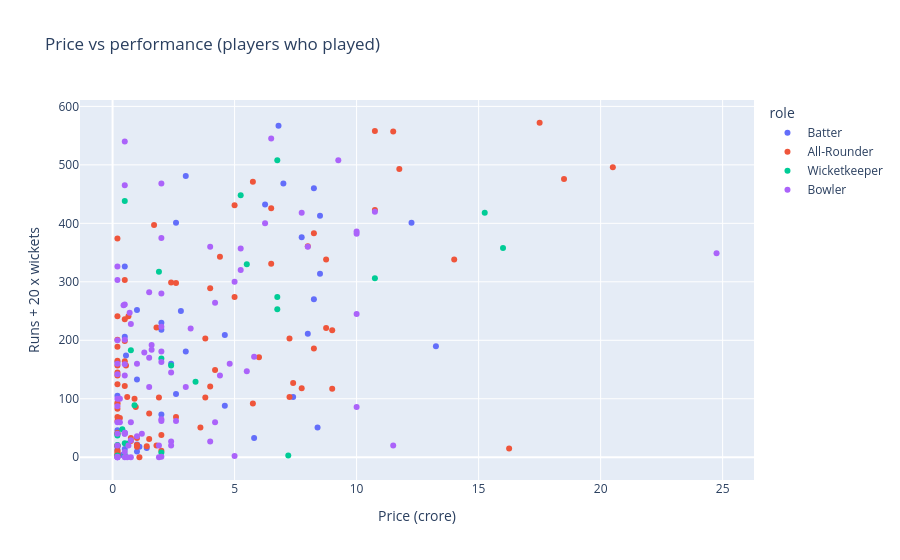

Write notebook code for a chart like this one.
### Markdown cell above
Cell 4: Does a higher price mean better performance?

### Code cell
played = master[master["played"]]

print("Spearman correlation between price and points (players who played):")
print("  All seasons:", round(played["price_cr"].corr(played["points"], method="spearman"), 2))
for s, g in played.groupby("season"):
    print(f"  {s}:", round(g["price_cr"].corr(g["points"], method="spearman"), 2))

print("\nBy role (players who played):")
for r, grp in played.groupby("role"):
    print(f"  {r:<14} n={len(grp):<4}", round(grp["price_cr"].corr(grp["points"], method="spearman"), 2))

fig = px.scatter(played, x="price_cr", y="points", color="role", hover_name="player_name",
                 hover_data=["season", "team", "matches_played", "runs", "wickets"],
                 title="Price vs performance (players who played)",
                 labels={"price_cr": "Price (crore)", "points": "Runs + 20 x wickets"})
fig.show()

### Figure 1 — Plotly figure (JSON) as saved in the notebook; plotly's stock layout.template omitted (floating-point values rounded to 4 significant figures; data arrays with more than 128 entries replaced by an {"elided": "..."} marker saying what was removed)
{"data": [{"customdata": {"elided": "44x5 mixed values"}, "hovertemplate": "<b>%{hovertext}</b><br><br>role=Batter<br>Price (crore)=%{x}<br>Runs + 20 x wickets=%{y}<br>season=%{customdata[0]}<br>team=%{customdata[1]}<br>matches_played=%{customdata[2]}<br>runs=%{customdata[3]}<br>wickets=%{customdata[4]}<extra></extra>", "hovertext": ["Robin Uthappa", "Devon Conway", "David Warner", "Mandeep Singh", "Rovman Powell", "David Miller", "Abhinav Sadarangani", "Shreyas Iyer", "Ajinkya Rahane", "Rinku Singh", "Abhijeet Tomar", "Manish Pandey", "Manan Vohra", "Evin Lewis", "Dewald Brevis", "Anmolpreet Singh", "Shikhar Dhawan", "Bhanuka Rajapaksa", "Shimron Hetmyer", "Devdutt Padikkal", "Karun Nair", "Rassie Van Der Dussen", "Faf Du Plessis", "Priyam Garg", "Rahul Tripathi", "Aiden Markram", "Joe Root", "Mandeep Singh", "Anmolpreet Singh", "Rilee Rossouw", "Manish Pandey", "Ajinkya Rahane", "Mayank Agarwal", "Philip Salt", "Harry Brook", "Sameer Rizvi", "Manish Pandey", "Angkrish Raghuvanshi", "Rilee Rossouw", "Ashton Turner", "Saurav Chuahan", "Rovman Powell", "Shubham Dubey", "Travis Head"], "legendgroup": "Batter", "marker": {"color": "#636efa", "symbol": "circle"}, "mode": "markers", "name": "Batter", "orientation": "v", "showlegend": true, "type": "scatter", "x": [2.0, 1.0, 6.25, 1.1, 2.8, 3.0, 2.6, 12.25, 1.0, 0.55, 0.4, 4.6, 0.2, 2.0, 3.0, 0.2, 8.25, 0.5, 8.5, 7.75, 1.4, 1.0, 7.0, 0.2, 8.5, 2.6, 1.0, 0.5, 0.2, 4.6, 2.4, 0.5, 8.25, 2.0, 13.25, 8.4, 0.5, 0.2, 8.0, 1.0, 0.2, 7.4, 5.8, 6.8], "xaxis": "x", "y": [230.0, 252.0, 432.0, 18.0, 250.0, 481.0, 108.0, 401.0, 133.0, 174.0, 4.0, 88.0, 19.0, 73.0, 181.0, 13.0, 460.0, 206.0, 314.0, 376.0, 16.0, 22.0, 468.0, 46.0, 413.0, 401.0, 10.0, 14.0, 105.0, 209.0, 160.0, 326.0, 270.0, 218.0, 190.0, 51.0, 42.0, 163.0, 211.0, 21.0, 18.0, 103.0, 33.0, 567.0], "yaxis": "y"}, {"customdata": {"elided": "88x5 mixed values"}, "hovertemplate": "<b>%{hovertext}</b><br><br>role=All-Rounder<br>Price (crore)=%{x}<br>Runs + 20 x wickets=%{y}<br>season=%{customdata[0]}<br>team=%{customdata[1]}<br>matches_played=%{customdata[2]}<br>runs=%{customdata[3]}<br>wickets=%{customdata[4]}<extra></extra>", "hovertext": ["Dwayne Bravo", "Shivam Dube", "Chris Jordan", "Dwaine Pretorius", "Mitchell Santner", "Mitchell Marsh", "Sarfaraz Khan", "Kamlesh Nagarkoti", "Ripal Patel", "Lalit Yadav", "Rahul Tewatia", "Vijay Shankar", "Darshan Nalkande", "B. Sai Sudharsan", "Pradeep Sangwan", "Pat Cummins", "Nitish Rana", "Shivam Mavi", "Anukul Roy", "Jason Holder", "Deepak Hooda", "Krunal Pandya", "K. Gowtham", "Ayush Badoni", "N. Tilak Varma", "Sanjay Yadav", "Daniel Sams", "Tim David", "Ramandeep Singh", "Fabian Allen", "Hrithik Shokeen", "Harpreet Brar", "Shahrukh Khan", "Liam Livingstone", "Odean Smith", "Raj Angad Bawa", "Rishi Dhawan", "Prerak Mankad", "R. Ashwin", "Riyan Parag", "James Neesham", "Daryl Mitchell", "Wanindu Hasaranga", "Harshal Patel", "Shahbaz Ahamad", "Mahipal Lomror", "Sherfane Rutherford", "Suyash Prabhudessai", "David Willey", "Washington Sundar", "Abhishek Sharma", "Marco Jansen", "Romario Shepherd", "Shashank Singh", "Abdul Basith", "Naveen-ul-Haq", "Mohit Rathee", "Nehal Wadhera", "David Wiese", "Swapnil Singh", "Prerak Mankad", "Duan Jansen", "Mayank Dagar", "Vaibhav Arora", "Sanvir Singh", "Vivrant Sharma", "Jason Holder", "Ben Stokes", "Cameron Green", "Sikandar Raza", "Sam Curran", "Shahrukh Khan", "Azmatullah Omarzai", "Daryl Mitchell", "Shardul Thakur", "Rachin Ravindra", "Sumit Kumar", "Ramandeep Singh", "Harshal Patel", "Ashutosh Sharma", "Shashank Singh", "Arshin Kulkarni", "Gerald Coetzee", "Mohammad Nabi", "Naman Dhir", "Anshul Kamboj", "Swapnil Singh", "Pat Cummins"], "legendgroup": "All-Rounder", "marker": {"color": "#EF553B", "symbol": "circle"}, "mode": "markers", "name": "All-Rounder", "orientation": "v", "showlegend": true, "type": "scatter", "x": [4.4, 4.0, 3.6, 0.5, 1.9, 6.5, 0.2, 1.1, 0.2, 0.65, 9.0, 1.4, 0.2, 0.2, 0.2, 7.25, 8.0, 7.25, 0.2, 8.75, 5.75, 8.25, 0.9, 0.2, 1.7, 0.5, 2.6, 8.25, 0.2, 0.75, 0.2, 3.8, 9.0, 11.5, 6.0, 2.0, 0.55, 0.2, 5.0, 3.8, 1.5, 0.75, 10.75, 10.75, 2.4, 0.95, 1.0, 0.3, 2.0, 8.75, 6.5, 4.2, 7.75, 0.2, 0.2, 0.5, 0.2, 0.2, 1.0, 0.2, 0.2, 0.2, 1.8, 0.6, 0.2, 2.6, 5.75, 16.25, 17.5, 0.5, 18.5, 7.4, 0.5, 14.0, 4.0, 1.8, 1.0, 0.2, 11.75, 0.2, 0.2, 0.2, 5.0, 1.5, 0.2, 0.2, 0.2, 20.5], "xaxis": "x", "y": [343.0, 289.0, 51.0, 164.0, 102.0, 331.0, 91.0, 0.0, 6.0, 241.0, 217.0, 19.0, 40.0, 145.0, 62.0, 203.0, 361.0, 103.0, 20.0, 338.0, 471.0, 383.0, 100.0, 201.0, 397.0, 303.0, 298.0, 186.0, 165.0, 28.0, 83.0, 102.0, 117.0, 557.0, 171.0, 11.0, 157.0, 4.0, 431.0, 203.0, 31.0, 33.0, 558.0, 423.0, 299.0, 86.0, 33.0, 67.0, 38.0, 221.0, 426.0, 149.0, 118.0, 69.0, 1.0, 236.0, 1.0, 241.0, 21.0, 2.0, 93.0, 20.0, 20.0, 103.0, 11.0, 69.0, 92.0, 15.0, 572.0, 199.0, 476.0, 127.0, 122.0, 338.0, 121.0, 222.0, 18.0, 125.0, 493.0, 189.0, 374.0, 9.0, 274.0, 75.0, 140.0, 42.0, 157.0, 496.0], "yaxis": "y"}, {"customdata": [[2022, "CSK", 11, 274, 0], [2022, "CSK", 2, 40, 0], [2022, "DC", 2, 8, 0], [2022, "DC", 2, 24, 0], [2022, "GT", 11, 317, 0], [2022, "GT", 10, 157, 0], [2022, "KKR", 8, 169, 0], [2022, "KKR", 5, 23, 0], [2022, "KKR", 3, 21, 0], [2022, "LSG", 15, 508, 0], [2022, "MI", 14, 418, 0], [2022, "PBKS", 11, 253, 0], [2022, "RCB", 16, 330, 0], [2022, "RCB", 8, 129, 0], [2022, "SRH", 13, 306, 0], [2023, "KKR", 1, 4, 0], [2023, "MI", 3, 37, 0], [2023, "KKR", 6, 89, 0], [2023, "LSG", 15, 358, 0], [2023, "SRH", 11, 448, 0], [2024, "DC", 3, 3, 0], [2024, "DC", 9, 183, 0], [2024, "DC", 14, 378, 3], [2024, "DC", 2, 3, 0], [2024, "RR", 3, 48, 0]], "hovertemplate": "<b>%{hovertext}</b><br><br>role=Wicketkeeper<br>Price (crore)=%{x}<br>Runs + 20 x wickets=%{y}<br>season=%{customdata[0]}<br>team=%{customdata[1]}<br>matches_played=%{customdata[2]}<br>runs=%{customdata[3]}<br>wickets=%{customdata[4]}<extra></extra>", "hovertext": ["Ambati Rayudu", "N. Jagadeesan", "K.S. Bharat", "Tim Seifert", "Wriddhiman Saha", "Matthew Wade", "Sam Billings", "Sheldon Jackson", "Baba Indrajith", "Quinton De Kock", "Ishan Kishan", "Jonny Bairstow", "Dinesh Karthik", "Anuj Rawat", "Nicholas Pooran", "Litton Das", "Vishnu Vinod", "N Jagadeesan", "Nicholas Pooran", "Heinrich Klaasen", "Kumar Kushagra", "Shai Hope", "Tristan Stubbs", "Ricky Bhui", "Tom Kohler-Cadmore"], "legendgroup": "Wicketkeeper", "marker": {"color": "#00cc96", "symbol": "circle"}, "mode": "markers", "name": "Wicketkeeper", "orientation": "v", "showlegend": true, "type": "scatter", "x": [6.75, 0.2, 2.0, 0.5, 1.9, 2.4, 2.0, 0.6, 0.2, 6.75, 15.25, 6.75, 5.5, 3.4, 10.75, 0.5, 0.2, 0.9, 16.0, 5.25, 7.2, 0.75, 0.5, 0.2, 0.4], "xaxis": "x", "y": [274.0, 40.0, 8.0, 24.0, 317.0, 157.0, 169.0, 23.0, 21.0, 508.0, 418.0, 253.0, 330.0, 129.0, 306.0, 4.0, 37.0, 89.0, 358.0, 448.0, 3.0, 183.0, 438.0, 3.0, 48.0], "yaxis": "y"}, {"customdata": {"elided": "85x5 mixed values"}, "hovertemplate": "<b>%{hovertext}</b><br><br>role=Bowler<br>Price (crore)=%{x}<br>Runs + 20 x wickets=%{y}<br>season=%{customdata[0]}<br>team=%{customdata[1]}<br>matches_played=%{customdata[2]}<br>runs=%{customdata[3]}<br>wickets=%{customdata[4]}<extra></extra>", "hovertext": ["Tushar Deshpande", "Maheesh Theekshana", "Simarjeet Singh", "Adam Milne", "Mukesh Choudhary", "Prashant Solanki", "Mustafizur Rahman", "Shardul Thakur", "Kuldeep Yadav", "Syed Khaleel Ahmed", "Chetan Sakariya", "Mohammad Shami", "Lockie Ferguson", "R. Sai Kishore", "Yash Dayal", "Alzarri Joseph", "Varun Aaron", "Umesh Yadav", "Tim Southee", "Avesh Khan", "Dushmanta Chameera", "Mohsin Khan", "Basil Thampi", "Murugan Ashwin", "Jaydev Unadkat", "Mayank Markande", "Tymal Mills", "Riley Meredith", "Kagiso Rabada", "Rahul Chahar", "Sandeep Sharma", "Nathan Ellis", "Vaibhav Arora", "Trent Boult", "Prasidh Krishna", "Yuzvendra Chahal", "Nathan Coulter-Nile", "Navdeep Saini", "Kuldeep Sen", "Obed Mccoy", "Josh Hazlewood", "Akash Deep", "Siddharth Kaul", "Bhuvneshwar Kumar", "T. Natarajan", "Kartik Tyagi", "Shreyas Gopal", "Jagadeesha Suchith", "Fazalhaq Farooqi", "Sean Abbott", "Akeal Hosein", "Raghav Goyal", "Murugan Ashwin", "KM Asif", "Adam Zampa", "Kulwant Khejroliya", "Mohit Sharma", "Joshua Little", "Suyash Sharma", "Piyush Chawla", "Amit Mishra", "Romario Shepherd", "Himanshu Sharma", "Mukesh Kumar", "Yash Thakur", "Ishant Sharma", "Jaydev Unadkat", "Mayank Markande", "Adil Rashid", "Reece Topley", "Spencer Johnson", "Umesh Yadav", "Kartik Tyagi", "Manav Suthar", "Mustafizur Rahman", "Jhye Richardson", "Mitchell Starc", "M. Siddharth", "Nuwan Thushara", "Shreyas Gopal", "Alzarri Joseph", "Yash Dayal", "Lockie Ferguson", "Nandre Burger", "Jaydev Unadkat"], "legendgroup": "Bowler", "marker": {"color": "#ab63fa", "symbol": "circle"}, "mode": "markers", "name": "Bowler", "orientation": "v", "showlegend": true, "type": "scatter", "x": [0.2, 0.7, 0.2, 1.9, 0.2, 1.2, 2.0, 10.75, 2.0, 5.25, 4.2, 6.25, 10.0, 3.0, 3.2, 2.4, 0.5, 2.0, 1.5, 10.0, 2.0, 0.2, 0.3, 1.6, 1.3, 0.65, 1.5, 1.0, 9.25, 5.25, 0.5, 0.75, 2.0, 8.0, 10.0, 6.5, 2.0, 2.6, 0.2, 0.75, 7.75, 0.2, 0.75, 4.2, 4.0, 4.0, 0.75, 0.2, 0.5, 2.4, 1.0, 0.2, 0.2, 0.3, 1.5, 0.2, 0.5, 4.4, 0.2, 0.5, 0.5, 0.5, 0.2, 5.5, 0.45, 0.5, 0.5, 0.5, 2.0, 1.9, 10.0, 5.8, 0.6, 0.2, 2.0, 5.0, 24.75, 2.4, 4.8, 0.2, 11.5, 5.0, 2.0, 0.5, 1.6], "xaxis": "x", "y": [20.0, 247.0, 87.0, 0.0, 326.0, 40.0, 163.0, 420.0, 468.0, 320.0, 60.0, 400.0, 245.0, 120.0, 220.0, 145.0, 40.0, 375.0, 282.0, 382.0, 223.0, 303.0, 100.0, 192.0, 179.0, 20.0, 120.0, 160.0, 508.0, 357.0, 40.0, 60.0, 65.0, 360.0, 386.0, 545.0, 1.0, 62.0, 160.0, 228.0, 418.0, 100.0, 0.0, 264.0, 360.0, 27.0, 29.0, 142.0, 42.0, 27.0, 36.0, 0.0, 0.0, 60.0, 170.0, 40.0, 540.0, 140.0, 200.0, 465.0, 159.0, 0.0, 0.0, 147.0, 260.0, 201.0, 9.0, 261.0, 62.0, 20.0, 86.0, 172.0, 0.0, 1.0, 280.0, 2.0, 349.0, 20.0, 160.0, 60.0, 20.0, 300.0, 181.0, 140.0, 184.0], "yaxis": "y"}], "layout": {"legend": {"title": {"text": "role"}, "tracegroupgap": 0}, "title": {"text": "Price vs performance (players who played)"}, "xaxis": {"anchor": "y", "domain": [0, 1], "title": {"text": "Price (crore)"}}, "yaxis": {"anchor": "x", "domain": [0, 1], "title": {"text": "Runs + 20 x wickets"}}}}
